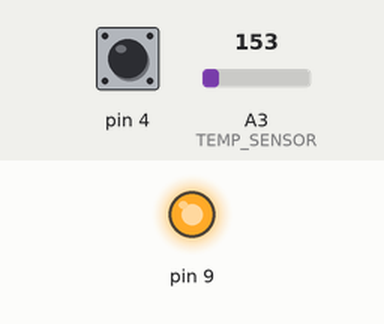
A sketch run on a simulated Arduino Uno, built with avr-gcc and run on an emulated ATmega328P. Parts: output pins drawn as LEDs (lit = HIGH). Inputs (shaded band) come from the test bench; at power-on: pin 4 HIGH, A3 (TEMP_SENSOR) = 153. What the sketch prints to the serial monitor is not drawn.

Above: at 0.1 s.
At 5.1 s:
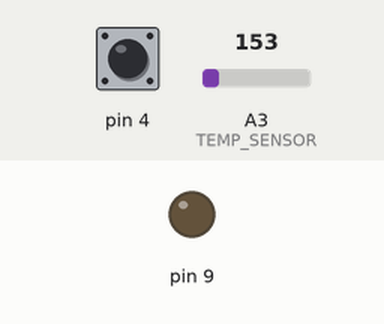
Timing chart, 0 to 6.6 s (numbered marks = the images above):
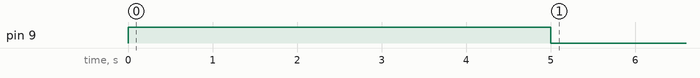

The sketch:

my_SensorNode_11.ino
```cpp
#define TEMP_SENSOR A3

float temp;

void setup (){

  pinMode(TEMP_SENSOR, INPUT);

  Serial.begin(9600);


  // кнопка
  pinMode(4, INPUT);
  // включим подтягивающий резистор
  digitalWrite(4, HIGH);

  // светодиод
  pinMode(9, OUTPUT);
  digitalWrite(9, HIGH);

  delay(5000);
  digitalWrite(9, LOW);
  delay(5000);
  digitalWrite(9, HIGH);
}

void loop(){
  if(digitalRead(4) == LOW) {
    digitalWrite(9, HIGH);
  }
  else {
    digitalWrite(9, LOW);
  }
  delay(500);

  temp = analogRead(TEMP_SENSOR)*3.3/1024.0;
  temp = temp - 0.5;
  temp = temp / 0.01;
  Serial.println(temp);


}
```
